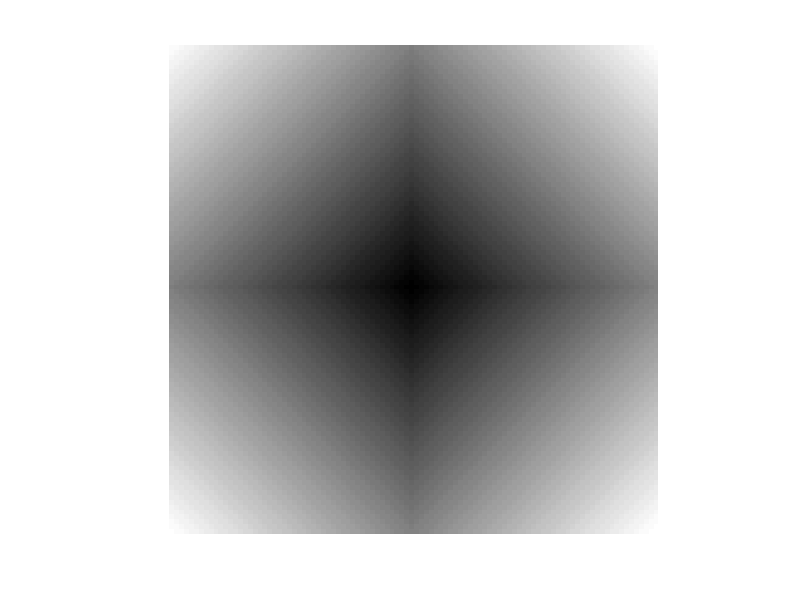

This chart was generated by the following MATLAB code:
% make a 2d array of values.
imageData=[]; % set up an empty array
imSize=100;
numRows=imSize;
numCols=imSize;

%populate using a nested loop
for row=[1:numRows]
    imageRow=[]; %empty vector for row
    for col=[1:numCols]
        pixelVal=(abs(col-imSize/2)+abs(row-imSize/2))/imSize; % make a pixel val in 0..1
        imageRow=[imageRow pixelVal];  %add value for  pixel
    end
    imageData=[imageData; imageRow]; % add row of pixels
end


% display as an image
imshow(imageData);

% save as an image
imwrite(imageData,'test.png');

% load an image
newImageData=imread('test.png');
whos newImageData;